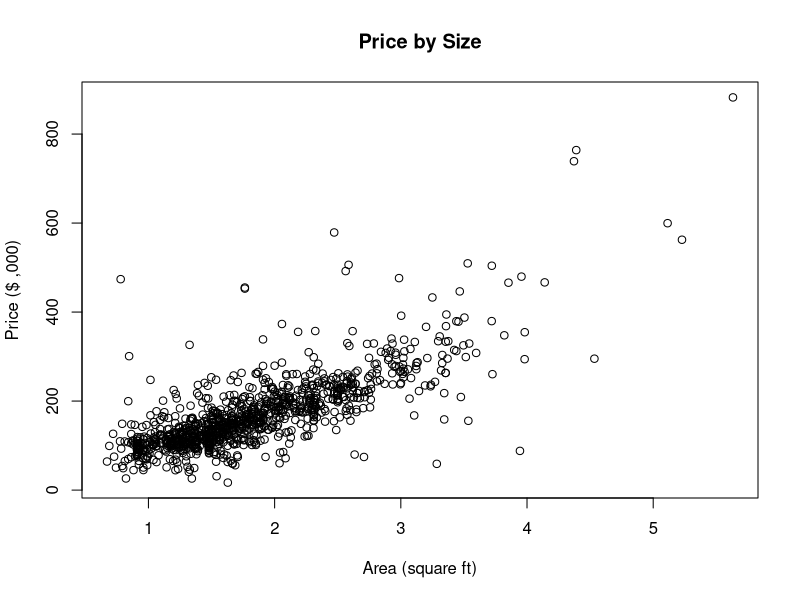
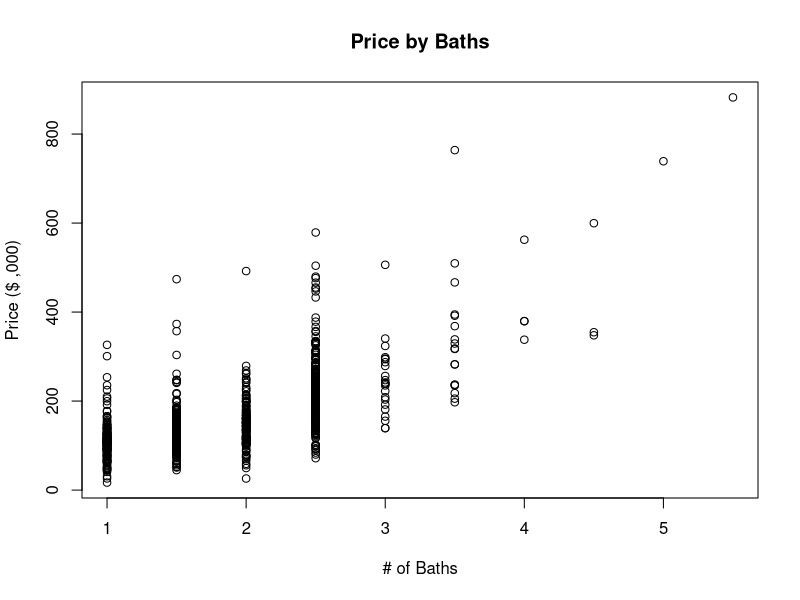
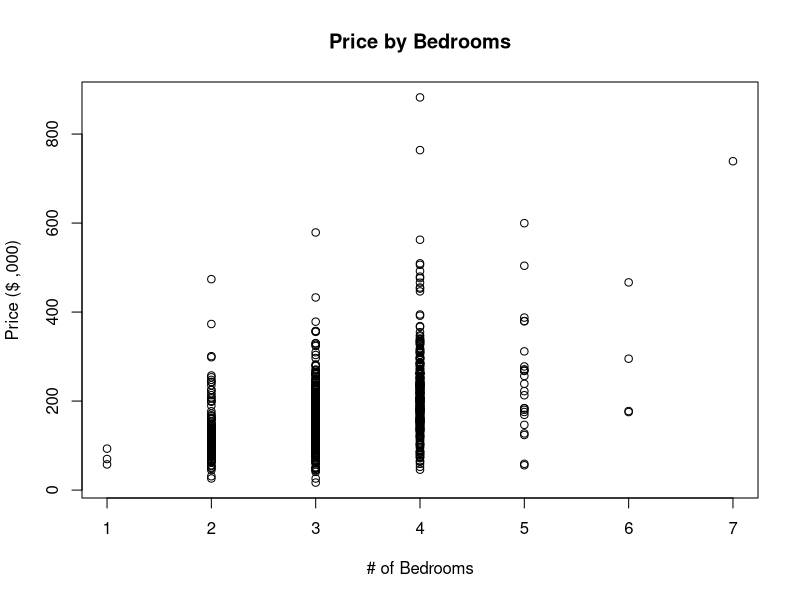
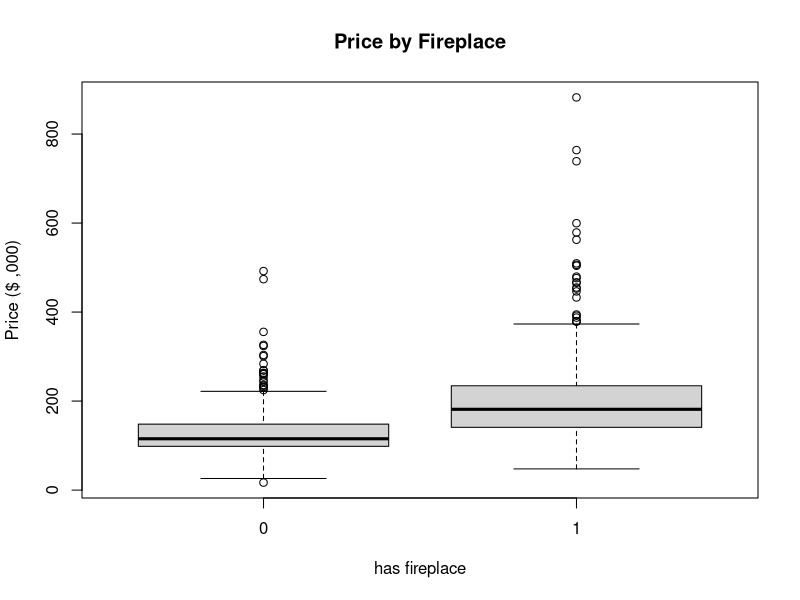
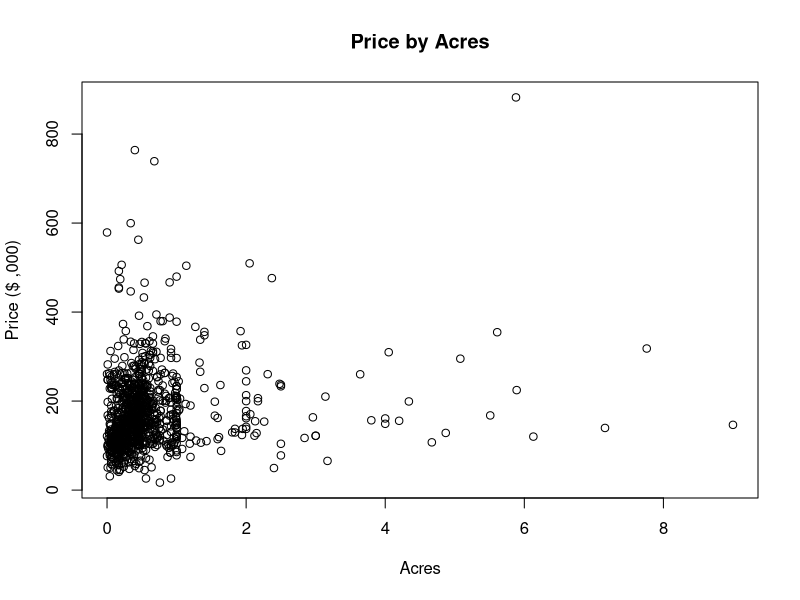
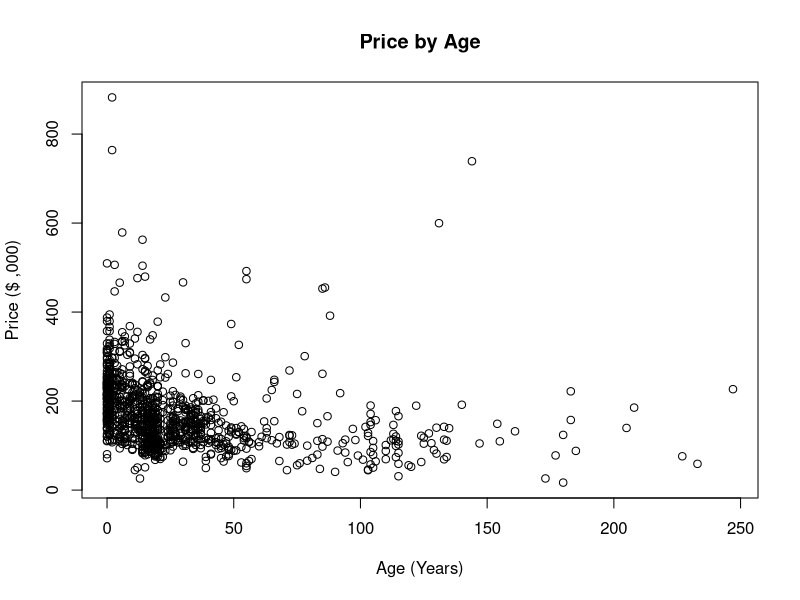
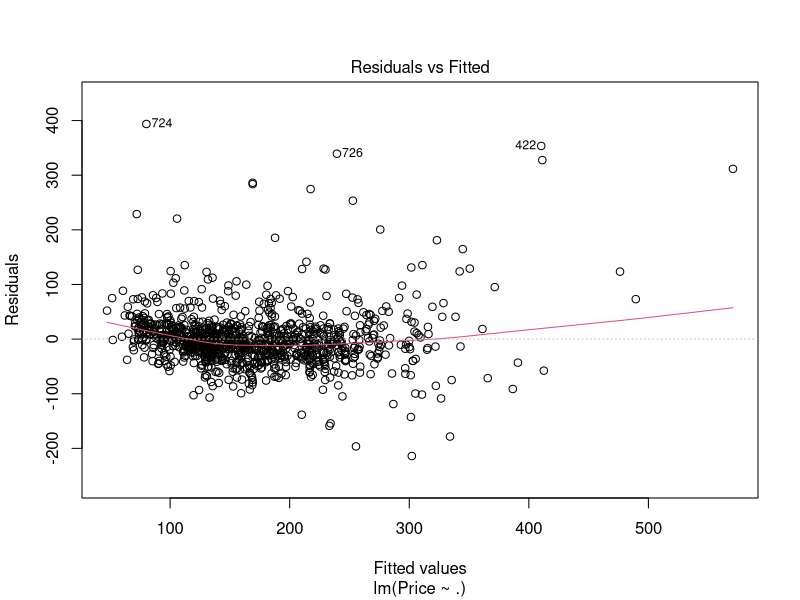
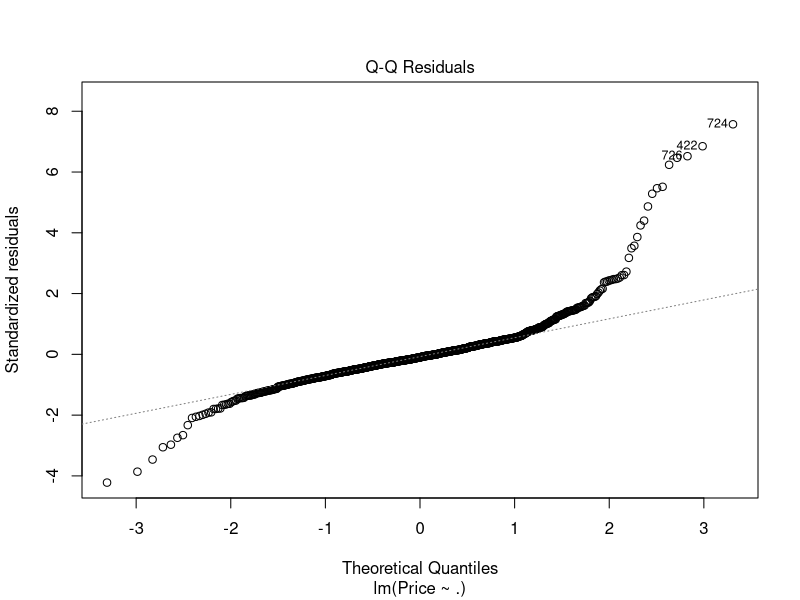

Source code (R) for these figures, in order: (Note: this script raises an error after producing the figures.)
## ---- chunk 1
rm(list = ls())
library(tidyverse)
library(ggplot2)
library(lmtest)
## ---- chunk 2
df = read.table("../data/houseprices.txt", header = TRUE, sep = "\t")
df$Fireplace <- as.factor(df$Fireplace)
summary(df)

## ---- chunk 3
plot(df$Size, df$Price, xlab="Area (square ft)", ylab="Price ($ ,000)", main="Price by Size")
plot(df$Baths, df$Price, xlab="# of Baths", ylab="Price ($ ,000)", main="Price by Baths")
plot(df$Bedrooms, df$Price, xlab="# of Bedrooms", ylab="Price ($ ,000)", main="Price by Bedrooms")
plot(df$Fireplace, df$Price, xlab="has fireplace", ylab="Price ($ ,000)", main="Price by Fireplace")
plot(df$Acres, df$Price, xlab="Acres", ylab="Price ($ ,000)", main="Price by Acres")
plot(df$Age, df$Price, xlab="Age (Years)", ylab="Price ($ ,000)", main="Price by Age")
## ---- chunk 4
df.full_lm <- lm(Price ~ ., data = df)
df.full_res = lm(log(Price) ~ ., data = df)
summary(df.full_lm)
summary(df.full_res)



                # the horizon
## ---- chunk 5
# log of response
plot(df.full_lm)
plot(df.full_res)
## ---- chunk 6
# whites test
bptest(df.full_lm, ~ disp*hp*am + I(disp^2) + I(hp^2)+ I(am^2), data = mtcars)
